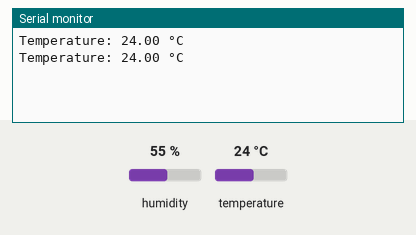
This sketch was run on a simulated Arduino Uno, built with avr-gcc and run on an emulated ATmega328P. On the bench: the last lines printed to the serial monitor. Inputs (shaded band) come from the test bench; at power-on: temperature 24 °C, humidity 55 %.

Above: at 2.8 s.
2.9 s: temperature set to 12 °C
At 4.9 s:
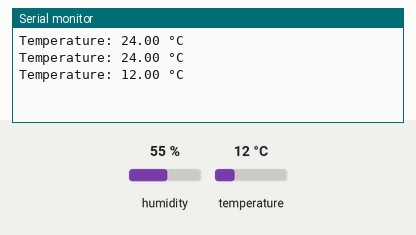
5.6 s: temperature set to 19 °C
At 7.3 s:
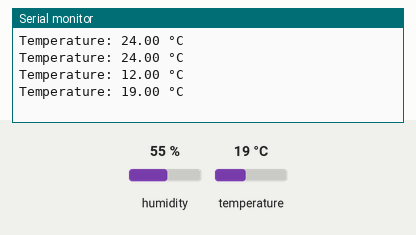
Timing chart, 0 to 8.8 s (numbered marks = the images above; inputs shaded):
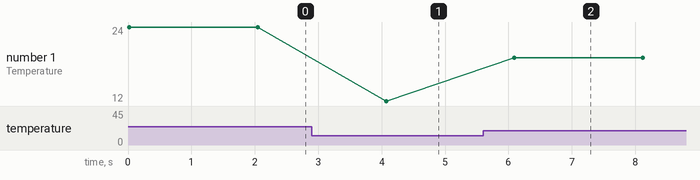

The sketch:

DHT11_Temperature_Humidity.ino
```cpp
#include <DHT.h>

// Define the type of sensor and the pin it's connected to
#define DHTPIN 4     // Pin where the DHT11 is connected
#define DHTTYPE DHT11 // DHT 11

// Initialize DHT sensor.
DHT dht(DHTPIN, DHTTYPE);

void setup() {
  Serial.begin(115200); // Initialize serial communication
  dht.begin();        // Initialize DHT sensor
}

void loop() {
  // Read temperature as Celsius
  float temperature = dht.readTemperature();

  // Check if any reads failed and exit early (to try again).
  if (isnan(temperature)) {
    Serial.println("Failed to read from DHT sensor!");
    return;
  }

  // Print temperature to serial monitor
  Serial.print("Temperature: ");
  Serial.print(temperature);
  Serial.println(" °C");

  delay(2000); // Delay between readings
}
```

Measured:
- after the input at 2.9 s, the serial monitor: prints a new line after 1.2 s (image 1)
- after the input at 5.6 s, the serial monitor: prints a new line after 0.50 s (image 2)
- plotted number 1: 24 → 12 after the input at 2.9 s, 12 → 19 after the input at 5.6 s
